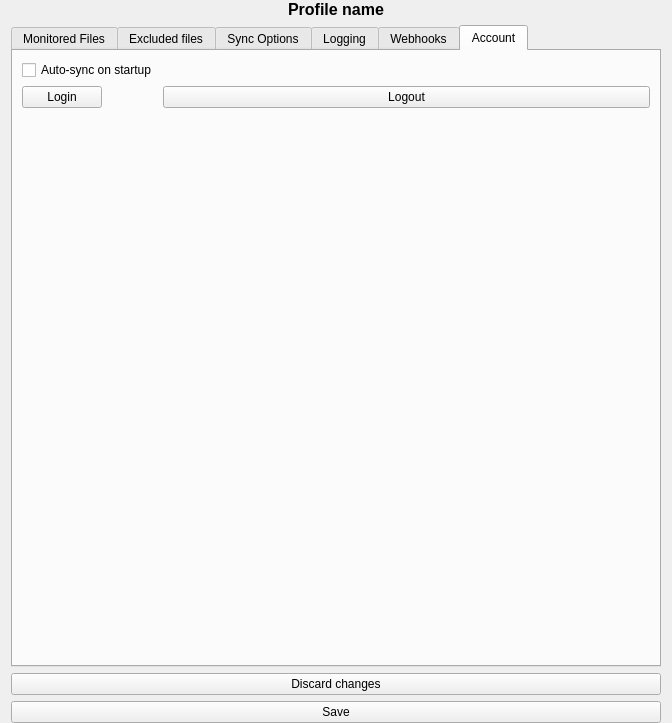
<?xml version="1.0" encoding="UTF-8"?>
<ui version="4.0">
 <class>profile_settings</class>
 <widget class="QWidget" name="profile_settings">
  <property name="geometry">
   <rect>
    <x>0</x>
    <y>0</y>
    <width>664</width>
    <height>723</height>
   </rect>
  </property>
  <property name="windowTitle">
   <string>OneDriveGUI - Profile Settings</string>
  </property>
  <layout class="QVBoxLayout" name="verticalLayout_2">
   <property name="topMargin">
    <number>0</number>
   </property>
   <property name="bottomMargin">
    <number>0</number>
   </property>
   <item>
    <widget class="QLabel" name="label_profile_name">
     <property name="font">
      <font>
       <pointsize>12</pointsize>
       <weight>75</weight>
       <bold>true</bold>
      </font>
     </property>
     <property name="text">
      <string>Profile name</string>
     </property>
     <property name="alignment">
      <set>Qt::AlignCenter</set>
     </property>
    </widget>
   </item>
   <item>
    <layout class="QHBoxLayout" name="horizontalLayout">
     <item>
      <widget class="QTabWidget" name="tabWidget">
       <property name="minimumSize">
        <size>
         <width>650</width>
         <height>600</height>
        </size>
       </property>
       <property name="currentIndex">
        <number>5</number>
       </property>
       <widget class="QWidget" name="exemptions_tab_2">
        <attribute name="title">
         <string>Monitored Files</string>
        </attribute>
        <layout class="QVBoxLayout" name="verticalLayout_5">
         <item>
          <widget class="QGroupBox" name="groupBox_8">
           <property name="title">
            <string>Monitored directory</string>
           </property>
           <layout class="QGridLayout" name="gridLayout_9">
            <item row="1" column="0">
             <layout class="QGridLayout" name="gridLayout_5">
              <item row="0" column="2">
               <widget class="QPushButton" name="pushButton_sync_dir_browse">
                <property name="text">
                 <string>Browse</string>
                </property>
               </widget>
              </item>
              <item row="0" column="0">
               <widget class="QLabel" name="label_sync_dir">
                <property name="text">
                 <string>Sync Folder:</string>
                </property>
               </widget>
              </item>
              <item row="0" column="1">
               <widget class="QLineEdit" name="lineEdit_sync_dir"/>
              </item>
             </layout>
            </item>
            <item row="2" column="0">
             <widget class="QCheckBox" name="checkBox_sync_root_files">
              <property name="text">
               <string>Sync root files</string>
              </property>
             </widget>
            </item>
           </layout>
          </widget>
         </item>
         <item>
          <spacer name="verticalSpacer_3">
           <property name="orientation">
            <enum>Qt::Vertical</enum>
           </property>
           <property name="sizeHint" stdset="0">
            <size>
             <width>20</width>
             <height>40</height>
            </size>
           </property>
          </spacer>
         </item>
        </layout>
       </widget>
       <widget class="QWidget" name="tab">
        <attribute name="title">
         <string>Excluded files</string>
        </attribute>
        <layout class="QVBoxLayout" name="verticalLayout_7">
         <item>
          <widget class="QGroupBox" name="groupBox">
           <property name="title">
            <string>Excluded files</string>
           </property>
           <layout class="QVBoxLayout" name="verticalLayout_3">
            <item>
             <layout class="QGridLayout" name="gridLayout_6">
              <item row="1" column="0">
               <widget class="QLineEdit" name="lineEdit_skip_file"/>
              </item>
              <item row="1" column="1">
               <widget class="QPushButton" name="pushButton_add_skip_file">
                <property name="text">
                 <string>Add</string>
                </property>
               </widget>
              </item>
              <item row="0" column="1">
               <widget class="QPushButton" name="pushButton_rm_skip_file">
                <property name="sizePolicy">
                 <sizepolicy hsizetype="Minimum" vsizetype="Minimum">
                  <horstretch>0</horstretch>
                  <verstretch>0</verstretch>
                 </sizepolicy>
                </property>
                <property name="text">
                 <string>Remove</string>
                </property>
               </widget>
              </item>
              <item row="0" column="0">
               <widget class="QListWidget" name="listWidget_skip_file"/>
              </item>
             </layout>
            </item>
           </layout>
          </widget>
         </item>
         <item>
          <widget class="QGroupBox" name="groupBox_2">
           <property name="title">
            <string>Excluded directories</string>
           </property>
           <layout class="QVBoxLayout" name="verticalLayout_4">
            <item>
             <widget class="QCheckBox" name="checkBox_skip_dir_strict_match">
              <property name="text">
               <string>Strict match</string>
              </property>
             </widget>
            </item>
            <item>
             <layout class="QGridLayout" name="gridLayout_7">
              <item row="0" column="1">
               <widget class="QPushButton" name="pushButton_rm_skip_dir">
                <property name="sizePolicy">
                 <sizepolicy hsizetype="Maximum" vsizetype="Minimum">
                  <horstretch>0</horstretch>
                  <verstretch>0</verstretch>
                 </sizepolicy>
                </property>
                <property name="text">
                 <string>Remove</string>
                </property>
               </widget>
              </item>
              <item row="0" column="0">
               <widget class="QListWidget" name="listWidget_skip_dir">
                <property name="sizePolicy">
                 <sizepolicy hsizetype="MinimumExpanding" vsizetype="Expanding">
                  <horstretch>0</horstretch>
                  <verstretch>0</verstretch>
                 </sizepolicy>
                </property>
               </widget>
              </item>
              <item row="1" column="0">
               <widget class="QLineEdit" name="lineEdit_skip_dir"/>
              </item>
              <item row="1" column="1">
               <widget class="QPushButton" name="pushButton_add_skip_dir">
                <property name="sizePolicy">
                 <sizepolicy hsizetype="Fixed" vsizetype="Fixed">
                  <horstretch>0</horstretch>
                  <verstretch>0</verstretch>
                 </sizepolicy>
                </property>
                <property name="text">
                 <string>Add</string>
                </property>
               </widget>
              </item>
             </layout>
            </item>
           </layout>
          </widget>
         </item>
         <item>
          <widget class="QGroupBox" name="groupBox_3">
           <property name="title">
            <string>Others</string>
           </property>
           <layout class="QGridLayout" name="gridLayout_2">
            <item row="0" column="1">
             <widget class="QCheckBox" name="checkBox_skip_symlinks">
              <property name="text">
               <string>Exclude symlinks</string>
              </property>
             </widget>
            </item>
            <item row="0" column="0">
             <widget class="QCheckBox" name="checkBox_check_nosync">
              <property name="text">
               <string>Check for .nosync</string>
              </property>
             </widget>
            </item>
            <item row="1" column="0">
             <widget class="QCheckBox" name="checkBox_skip_dotfiles">
              <property name="text">
               <string>Exclude dotfiles (hidden files)</string>
              </property>
             </widget>
            </item>
           </layout>
          </widget>
         </item>
        </layout>
       </widget>
       <widget class="QWidget" name="tab_2">
        <attribute name="title">
         <string>Sync Options</string>
        </attribute>
        <layout class="QVBoxLayout" name="verticalLayout_8">
         <item>
          <widget class="QGroupBox" name="groupBox_10">
           <property name="title">
            <string>Account Rate Limit</string>
           </property>
           <layout class="QGridLayout" name="gridLayout_11">
            <item row="0" column="1">
             <widget class="QSpinBox" name="spinBox_rate_limit">
              <property name="minimum">
               <number>125000</number>
              </property>
              <property name="maximum">
               <number>125000000</number>
              </property>
              <property name="singleStep">
               <number>12500</number>
              </property>
             </widget>
            </item>
            <item row="0" column="0">
             <widget class="QLabel" name="label_rate_limit">
              <property name="text">
               <string>Rate Limit [B/s]</string>
              </property>
             </widget>
            </item>
            <item row="1" column="0" colspan="4">
             <widget class="QSlider" name="horizontalSlider_rate_limit">
              <property name="minimum">
               <number>125000</number>
              </property>
              <property name="maximum">
               <number>125000000</number>
              </property>
              <property name="singleStep">
               <number>12500</number>
              </property>
              <property name="pageStep">
               <number>12500</number>
              </property>
              <property name="orientation">
               <enum>Qt::Horizontal</enum>
              </property>
             </widget>
            </item>
            <item row="0" column="3">
             <spacer name="horizontalSpacer">
              <property name="orientation">
               <enum>Qt::Horizontal</enum>
              </property>
              <property name="sizeHint" stdset="0">
               <size>
                <width>40</width>
                <height>20</height>
               </size>
              </property>
             </spacer>
            </item>
            <item row="0" column="2">
             <widget class="QLabel" name="label_rate_limit_mbps">
              <property name="text">
               <string>(Mibit/s)</string>
              </property>
             </widget>
            </item>
           </layout>
          </widget>
         </item>
         <item>
          <widget class="QGroupBox" name="groupBox_4">
           <property name="title">
            <string>Advanced Properties</string>
           </property>
           <layout class="QFormLayout" name="formLayout">
            <item row="0" column="0">
             <widget class="QLabel" name="label_monitor_interval">
              <property name="text">
               <string>Monitor interval</string>
              </property>
             </widget>
            </item>
            <item row="0" column="1">
             <widget class="QSpinBox" name="spinBox_monitor_interval">
              <property name="maximum">
               <number>1000000</number>
              </property>
             </widget>
            </item>
            <item row="1" column="0">
             <widget class="QLabel" name="label_monitor_fullscan_frequency">
              <property name="text">
               <string>Monitor full-scan frequency</string>
              </property>
             </widget>
            </item>
            <item row="1" column="1">
             <widget class="QSpinBox" name="spinBox_monitor_fullscan_frequency">
              <property name="maximum">
               <number>1000000</number>
              </property>
             </widget>
            </item>
            <item row="2" column="0">
             <widget class="QLabel" name="label_classify_as_big_delete">
              <property name="text">
               <string>Clasify as big delete</string>
              </property>
             </widget>
            </item>
            <item row="2" column="1">
             <widget class="QSpinBox" name="spinBox_classify_as_big_delete">
              <property name="maximum">
               <number>1000000</number>
              </property>
             </widget>
            </item>
            <item row="3" column="0">
             <widget class="QLabel" name="label_user_agent">
              <property name="text">
               <string>User-agent</string>
              </property>
             </widget>
            </item>
            <item row="3" column="1">
             <widget class="QLineEdit" name="lineEdit_user_agent">
              <property name="maximumSize">
               <size>
                <width>200</width>
                <height>16777215</height>
               </size>
              </property>
              <property name="maxLength">
               <number>32767</number>
              </property>
             </widget>
            </item>
            <item row="4" column="0">
             <widget class="QLabel" name="label_azure_ad_endpoint">
              <property name="text">
               <string>Azure AD endpoint</string>
              </property>
             </widget>
            </item>
            <item row="4" column="1">
             <widget class="QLineEdit" name="lineEdit_azure_ad_endpoint">
              <property name="maximumSize">
               <size>
                <width>200</width>
                <height>16777215</height>
               </size>
              </property>
             </widget>
            </item>
            <item row="5" column="0">
             <widget class="QLabel" name="label_azure_tenant_id">
              <property name="text">
               <string>Azure tenant ID</string>
              </property>
             </widget>
            </item>
            <item row="5" column="1">
             <widget class="QLineEdit" name="lineEdit_azure_tenant_id">
              <property name="maximumSize">
               <size>
                <width>200</width>
                <height>16777215</height>
               </size>
              </property>
             </widget>
            </item>
            <item row="6" column="0">
             <widget class="QLabel" name="label_sync_dir_permissions">
              <property name="text">
               <string>Sync dir permissions</string>
              </property>
             </widget>
            </item>
            <item row="6" column="1">
             <widget class="QSpinBox" name="spinBox_sync_dir_permissions">
              <property name="maximum">
               <number>777</number>
              </property>
             </widget>
            </item>
            <item row="7" column="0">
             <widget class="QLabel" name="label_sync_file_permissions">
              <property name="text">
               <string>Sync file permissions</string>
              </property>
             </widget>
            </item>
            <item row="7" column="1">
             <widget class="QSpinBox" name="spinBox_sync_file_permissions">
              <property name="maximum">
               <number>777</number>
              </property>
             </widget>
            </item>
            <item row="8" column="0">
             <widget class="QLabel" name="label_operation_timeout">
              <property name="text">
               <string>Operation timeout</string>
              </property>
             </widget>
            </item>
            <item row="8" column="1">
             <widget class="QSpinBox" name="spinBox_operation_timeout">
              <property name="maximum">
               <number>1000000</number>
              </property>
             </widget>
            </item>
           </layout>
          </widget>
         </item>
         <item>
          <widget class="QGroupBox" name="groupBox_5">
           <property name="title">
            <string>Advanced options</string>
           </property>
           <layout class="QGridLayout" name="gridLayout_4">
            <item row="2" column="1">
             <widget class="QCheckBox" name="checkBox_force_http_2">
              <property name="text">
               <string>Force HTTP2</string>
              </property>
             </widget>
            </item>
            <item row="4" column="1">
             <widget class="QCheckBox" name="checkBox_check_nomount">
              <property name="text">
               <string>Check for .nomount</string>
              </property>
             </widget>
            </item>
            <item row="4" column="2">
             <widget class="QCheckBox" name="checkBox_resync">
              <property name="text">
               <string>Full re-sync</string>
              </property>
             </widget>
            </item>
            <item row="0" column="1">
             <widget class="QCheckBox" name="checkBox_download_only">
              <property name="text">
               <string>Download only</string>
              </property>
             </widget>
            </item>
            <item row="5" column="1">
             <widget class="QCheckBox" name="checkBox_local_first">
              <property name="text">
               <string>Local first</string>
              </property>
             </widget>
            </item>
            <item row="2" column="2">
             <widget class="QCheckBox" name="checkBox_dry_run">
              <property name="text">
               <string>Dry run</string>
              </property>
             </widget>
            </item>
            <item row="3" column="1">
             <widget class="QCheckBox" name="checkBox_disable_upload_validation">
              <property name="text">
               <string>Disable upload validation</string>
              </property>
             </widget>
            </item>
            <item row="5" column="2">
             <widget class="QCheckBox" name="checkBox_bypass_data_preservation">
              <property name="text">
               <string>Bypass data preservation</string>
              </property>
             </widget>
            </item>
            <item row="0" column="2">
             <widget class="QCheckBox" name="checkBox_no_remote_delete">
              <property name="text">
               <string>No remote delete</string>
              </property>
             </widget>
            </item>
            <item row="3" column="2">
             <widget class="QCheckBox" name="checkBox_remove_source_files">
              <property name="text">
               <string>Remove source files</string>
              </property>
             </widget>
            </item>
            <item row="1" column="1">
             <widget class="QCheckBox" name="checkBox_upload_only">
              <property name="text">
               <string>Upload only</string>
              </property>
             </widget>
            </item>
            <item row="1" column="2">
             <widget class="QCheckBox" name="checkBox_sync_business_shared_folders">
              <property name="text">
               <string>Sync business shared folders</string>
              </property>
             </widget>
            </item>
           </layout>
          </widget>
         </item>
         <item>
          <spacer name="verticalSpacer_4">
           <property name="orientation">
            <enum>Qt::Vertical</enum>
           </property>
           <property name="sizeHint" stdset="0">
            <size>
             <width>20</width>
             <height>40</height>
            </size>
           </property>
          </spacer>
         </item>
        </layout>
       </widget>
       <widget class="QWidget" name="tab_logging">
        <attribute name="title">
         <string>Logging</string>
        </attribute>
        <layout class="QVBoxLayout" name="verticalLayout_6">
         <item>
          <widget class="QGroupBox" name="groupBox_7">
           <property name="title">
            <string>Logging</string>
           </property>
           <layout class="QVBoxLayout" name="verticalLayout_9">
            <item>
             <layout class="QGridLayout" name="gridLayout_8">
              <item row="0" column="0">
               <widget class="QCheckBox" name="checkBox_enable_logging">
                <property name="text">
                 <string>Enable Logging</string>
                </property>
               </widget>
              </item>
              <item row="1" column="0">
               <widget class="QLabel" name="label_log_dir">
                <property name="text">
                 <string>Log location:</string>
                </property>
               </widget>
              </item>
              <item row="4" column="0">
               <widget class="QCheckBox" name="checkBox_debug_https">
                <property name="text">
                 <string>Debug HTTPS</string>
                </property>
               </widget>
              </item>
              <item row="1" column="1">
               <widget class="QLineEdit" name="lineEdit_log_dir"/>
              </item>
              <item row="1" column="2">
               <widget class="QPushButton" name="pushButton_log_dir_browse">
                <property name="text">
                 <string>Browse</string>
                </property>
               </widget>
              </item>
              <item row="3" column="0">
               <widget class="QLabel" name="label_monitor_log_frequency">
                <property name="text">
                 <string>Monitor log frequency</string>
                </property>
               </widget>
              </item>
              <item row="3" column="1">
               <widget class="QSpinBox" name="spinBox_monitor_log_frequency"/>
              </item>
             </layout>
            </item>
           </layout>
          </widget>
         </item>
         <item>
          <widget class="QGroupBox" name="groupBox_6">
           <property name="title">
            <string>Notifications</string>
           </property>
           <layout class="QFormLayout" name="formLayout_3">
            <item row="1" column="0">
             <widget class="QLabel" name="label_min_notify_changes">
              <property name="text">
               <string>Minimum notify changes</string>
              </property>
             </widget>
            </item>
            <item row="1" column="1">
             <widget class="QSpinBox" name="spinBox_min_notify_changes"/>
            </item>
            <item row="0" column="0">
             <widget class="QCheckBox" name="checkBox_disable_notifications">
              <property name="text">
               <string>Disable notifications</string>
              </property>
             </widget>
            </item>
           </layout>
          </widget>
         </item>
         <item>
          <spacer name="verticalSpacer_2">
           <property name="orientation">
            <enum>Qt::Vertical</enum>
           </property>
           <property name="sizeHint" stdset="0">
            <size>
             <width>20</width>
             <height>40</height>
            </size>
           </property>
          </spacer>
         </item>
        </layout>
       </widget>
       <widget class="QWidget" name="tab_5">
        <attribute name="title">
         <string>Webhooks</string>
        </attribute>
        <layout class="QGridLayout" name="gridLayout">
         <item row="0" column="0">
          <widget class="QGroupBox" name="groupBox_9">
           <property name="title">
            <string>Webhook settings</string>
           </property>
           <layout class="QFormLayout" name="formLayout_2">
            <item row="1" column="0">
             <widget class="QLabel" name="label_webhook_public_url">
              <property name="text">
               <string>Public URL</string>
              </property>
             </widget>
            </item>
            <item row="1" column="1">
             <widget class="QLineEdit" name="lineEdit_webhook_public_url"/>
            </item>
            <item row="2" column="0">
             <widget class="QLabel" name="label_webhook_listening_host">
              <property name="text">
               <string>Listening host</string>
              </property>
             </widget>
            </item>
            <item row="2" column="1">
             <widget class="QLineEdit" name="lineEdit_webhook_listening_host"/>
            </item>
            <item row="3" column="0">
             <widget class="QLabel" name="label_webhook_listening_port">
              <property name="text">
               <string>Listening port</string>
              </property>
             </widget>
            </item>
            <item row="3" column="1">
             <widget class="QSpinBox" name="spinBox_webhook_listening_port">
              <property name="minimum">
               <number>1</number>
              </property>
              <property name="maximum">
               <number>65353</number>
              </property>
             </widget>
            </item>
            <item row="4" column="0">
             <widget class="QLabel" name="label_webhook_expiration_interval">
              <property name="text">
               <string>Expiration interval</string>
              </property>
             </widget>
            </item>
            <item row="4" column="1">
             <widget class="QSpinBox" name="spinBox_webhook_expiration_interval">
              <property name="maximum">
               <number>1000000</number>
              </property>
             </widget>
            </item>
            <item row="5" column="0">
             <widget class="QLabel" name="label_webhook_renewal_interval">
              <property name="text">
               <string>Renewal interval</string>
              </property>
             </widget>
            </item>
            <item row="5" column="1">
             <widget class="QSpinBox" name="spinBox_webhook_renewal_interval">
              <property name="maximum">
               <number>1000000</number>
              </property>
             </widget>
            </item>
            <item row="0" column="0">
             <widget class="QCheckBox" name="checkBox_webhook_enabled">
              <property name="text">
               <string>Enable webhook</string>
              </property>
             </widget>
            </item>
           </layout>
          </widget>
         </item>
         <item row="1" column="0">
          <spacer name="verticalSpacer">
           <property name="orientation">
            <enum>Qt::Vertical</enum>
           </property>
           <property name="sizeHint" stdset="0">
            <size>
             <width>20</width>
             <height>40</height>
            </size>
           </property>
          </spacer>
         </item>
        </layout>
       </widget>
       <widget class="QWidget" name="tab_6">
        <attribute name="title">
         <string>Account</string>
        </attribute>
        <layout class="QFormLayout" name="formLayout_4">
         <item row="0" column="0">
          <widget class="QCheckBox" name="checkBox_auto_sync">
           <property name="text">
            <string>Auto-sync on startup</string>
           </property>
          </widget>
         </item>
         <item row="1" column="0">
          <widget class="QPushButton" name="pushButton_login">
           <property name="text">
            <string>Login</string>
           </property>
          </widget>
         </item>
         <item row="1" column="1">
          <widget class="QPushButton" name="pushButton_logout">
           <property name="text">
            <string>Logout</string>
           </property>
          </widget>
         </item>
        </layout>
       </widget>
      </widget>
     </item>
    </layout>
   </item>
   <item>
    <widget class="QPushButton" name="pushButton_discart">
     <property name="text">
      <string>Discard changes</string>
     </property>
    </widget>
   </item>
   <item>
    <widget class="QPushButton" name="pushButton_save">
     <property name="text">
      <string>Save</string>
     </property>
    </widget>
   </item>
  </layout>
 </widget>
 <resources/>
 <connections/>
</ui>
